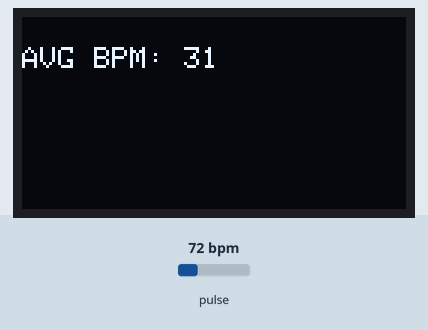
This sketch was run on a simulated Arduino Uno, built with avr-gcc and run on an emulated ATmega328P. Parts: 128×64 one-colour display. Inputs (shaded band) come from the test bench; at power-on: pulse 72 bpm. What the sketch prints to the serial monitor is not drawn.

Above: at 2.2 s.
2.3 s: pulse set to 70 bpm
At 5.1 s:
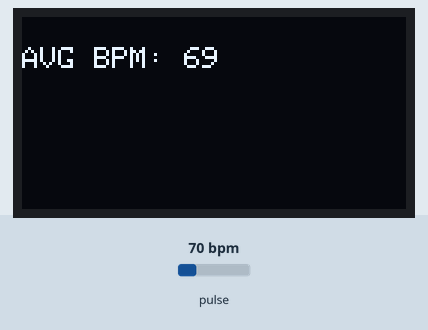
5.3 s: pulse set to 100 bpm
At 6.2 s:
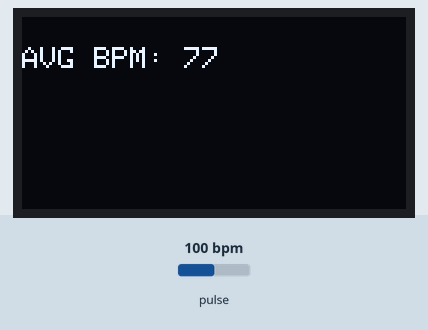
8.0 s: pulse set to 158 bpm
At 9.93 s:
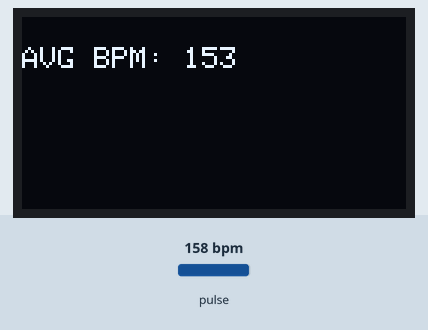
10.0 s: pulse set to 130 bpm
At 12.1 s:
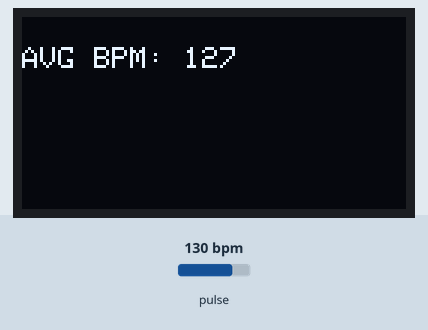
Timing chart, 0 to 13.1 s (numbered marks = the images above; inputs shaded):
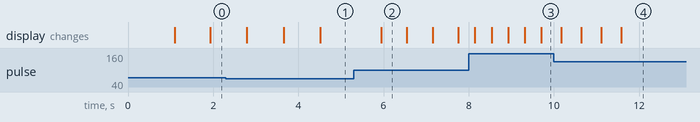

Measured:
- after the input at 5.3 s, the display: changes after 0.64 s (image 2)
- after the input at 8.0 s, the display: first changes after 0.14 s (image 3 shows a later state)
- after the input at 10.0 s, the display: first changes after 0.17 s (image 4 shows a later state)
- what the display in image 2 shows lasts 0.6 s, from 5.9 s to 6.5 s

The sketch:

max30102_oled.ino
```cpp
#include <Wire.h>
#include "MAX30105.h"
#include "heartRate.h"

#include <SPI.h>
#include <Adafruit_GFX.h>
#include <Adafruit_SSD1306.h>

// OLED settings
#define SCREEN_WIDTH 128
#define SCREEN_HEIGHT 64
#define OLED_RESET -1
#define SCREEN_ADDRESS 0x3C  // For address 0x3C

Adafruit_SSD1306 display(SCREEN_WIDTH, SCREEN_HEIGHT, &Wire, OLED_RESET);

// MAX30102 settings
MAX30105 particleSensor;

const byte RATE_SIZE = 4;           // Number of readings for average
byte rates[RATE_SIZE];              // Heart rate readings array
byte rateSpot = 0;
long lastBeat = 0;                  // Timestamp of the last beat
float beatsPerMinute;
int beatAvg;

void setup()
{
  Serial.begin(115200);
  Serial.println("Initializing...");

  // Initialize OLED
  if (!display.begin(SSD1306_SWITCHCAPVCC, SCREEN_ADDRESS)) {
    Serial.println(F("SSD1306 allocation failed"));
    while (1);
  }
  display.clearDisplay();
  display.setTextSize(1.5);
  display.setTextColor(WHITE);
  display.setCursor(0, 0);
  display.println("Heart Rate");
  display.display();
  delay(1000);
  display.clearDisplay();

  // Initialize MAX30102
  if (!particleSensor.begin(Wire, I2C_SPEED_FAST)) {
    Serial.println("MAX30105 not found. Check wiring/power.");
    while (1);
  }

  Serial.println("Place your index finger on the sensor.");

  particleSensor.setup(); // Default settings
  particleSensor.setPulseAmplitudeRed(0x0A);   // Dim red LED for indicator
  particleSensor.setPulseAmplitudeGreen(0);    // Turn off green LED
}

void loop()
{
  long irValue = particleSensor.getIR();

  if (checkForBeat(irValue) == true)
  {
    long delta = millis() - lastBeat;
    lastBeat = millis();

    beatsPerMinute = 60 / (delta / 1000.0);

    if (beatsPerMinute < 255 && beatsPerMinute > 20)
    {
      rates[rateSpot++] = (byte)beatsPerMinute;
      rateSpot %= RATE_SIZE;

      // Compute average BPM
      beatAvg = 0;
      for (byte x = 0 ; x < RATE_SIZE ; x++)
        beatAvg += rates[x];
      beatAvg /= RATE_SIZE;

      // Display BPM on OLED
      display.clearDisplay();
      display.setTextSize(1.5);
      display.setTextColor(WHITE);
      display.setCursor(0, 10);
      display.print("AVG BPM: ");
      display.println(beatAvg);
      display.display();
    }
  }

  // Debug print
  Serial.print("IR=");
  Serial.print(irValue);
  Serial.print(", BPM=");
  Serial.print(beatsPerMinute);
  Serial.print(", Avg BPM=");
  Serial.print(beatAvg);
  if (irValue < 50000)
    Serial.print(" No finger?");
  Serial.println();
}
```
